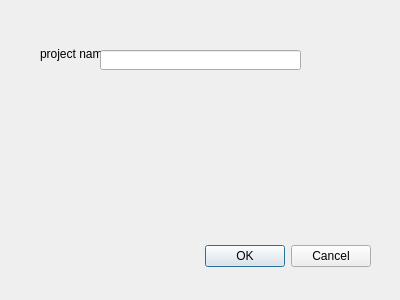
<?xml version="1.0" encoding="UTF-8"?>
<ui version="4.0">
 <class>DialogNewProject</class>
 <widget class="QDialog" name="DialogNewProject">
  <property name="geometry">
   <rect>
    <x>0</x>
    <y>0</y>
    <width>400</width>
    <height>300</height>
   </rect>
  </property>
  <property name="windowTitle">
   <string>New project</string>
  </property>
  <property name="styleSheet">
   <string notr="true">background-color = rgb(220, 232, 214)</string>
  </property>
  <property name="modal">
   <bool>true</bool>
  </property>
  <widget class="QDialogButtonBox" name="buttonBox">
   <property name="geometry">
    <rect>
     <x>30</x>
     <y>240</y>
     <width>341</width>
     <height>32</height>
    </rect>
   </property>
   <property name="styleSheet">
    <string notr="true"/>
   </property>
   <property name="orientation">
    <enum>Qt::Orientation::Horizontal</enum>
   </property>
   <property name="standardButtons">
    <set>QDialogButtonBox::StandardButton::Cancel|QDialogButtonBox::StandardButton::Ok</set>
   </property>
  </widget>
  <widget class="QLabel" name="label">
   <property name="geometry">
    <rect>
     <x>40</x>
     <y>46</y>
     <width>61</width>
     <height>16</height>
    </rect>
   </property>
   <property name="text">
    <string>project name:</string>
   </property>
  </widget>
  <widget class="QLineEdit" name="lineEditProjectName">
   <property name="geometry">
    <rect>
     <x>100</x>
     <y>50</y>
     <width>201</width>
     <height>20</height>
    </rect>
   </property>
  </widget>
 </widget>
 <resources/>
 <connections>
  <connection>
   <sender>buttonBox</sender>
   <signal>accepted()</signal>
   <receiver>DialogNewProject</receiver>
   <slot>accept()</slot>
   <hints>
    <hint type="sourcelabel">
     <x>248</x>
     <y>254</y>
    </hint>
    <hint type="destinationlabel">
     <x>157</x>
     <y>274</y>
    </hint>
   </hints>
  </connection>
  <connection>
   <sender>buttonBox</sender>
   <signal>rejected()</signal>
   <receiver>DialogNewProject</receiver>
   <slot>reject()</slot>
   <hints>
    <hint type="sourcelabel">
     <x>316</x>
     <y>260</y>
    </hint>
    <hint type="destinationlabel">
     <x>286</x>
     <y>274</y>
    </hint>
   </hints>
  </connection>
 </connections>
</ui>
